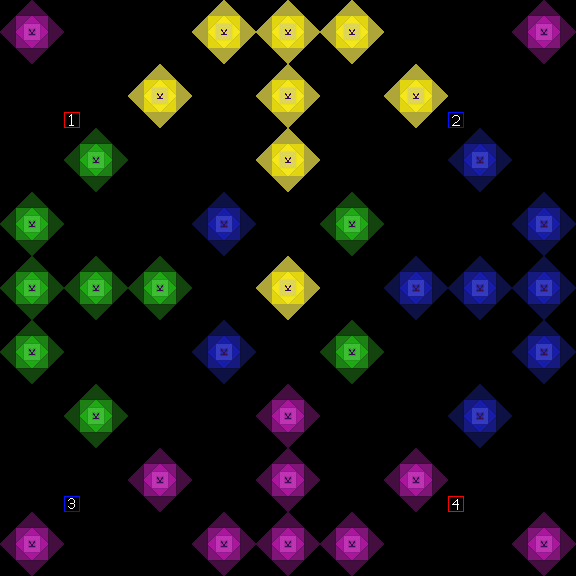

A 2D game scene composited from a Tiled map and its tileset images. What follows is a short description and the map's XML, with every tile layer's data as written:
An orthogonal 9x9 tile map with 64x64 px tiles, 2 tile layers (Tile Layer 1, Tile Layer 2), 2 tilesets.

<map version="1.5" tiledversion="1.7.2" orientation="orthogonal" renderorder="right-down" width="9" height="9" tilewidth="64" tileheight="64" infinite="0" nextlayerid="3" nextobjectid="1">
 <tileset firstgid="1" source="TestSet.tsx" />
 <tileset firstgid="5" source="testSet2.tsx" />
 <layer id="1" name="Tile Layer 1" width="9" height="9">
  <data encoding="csv">
1,0,0,2,2,2,0,0,1,
0,0,2,0,2,0,2,0,0,
0,4,0,0,2,0,0,3,0,
4,0,0,3,0,4,0,0,3,
4,4,4,0,2,0,3,3,3,
4,0,0,3,0,4,0,0,3,
0,4,0,0,1,0,0,3,0,
0,0,1,0,1,0,1,0,0,
1,0,0,1,1,1,0,0,1
</data>
 </layer>
 <layer id="2" name="Tile Layer 2" width="9" height="9">
  <data encoding="csv">
0,0,0,0,0,0,0,0,0,
0,5,0,0,0,0,0,6,0,
0,0,0,0,0,0,0,0,0,
0,0,0,0,0,0,0,0,0,
0,0,0,0,0,0,0,0,0,
0,0,0,0,0,0,0,0,0,
0,0,0,0,0,0,0,0,0,
0,7,0,0,0,0,0,8,0,
0,0,0,0,0,0,0,0,0
</data>
 </layer>
</map>